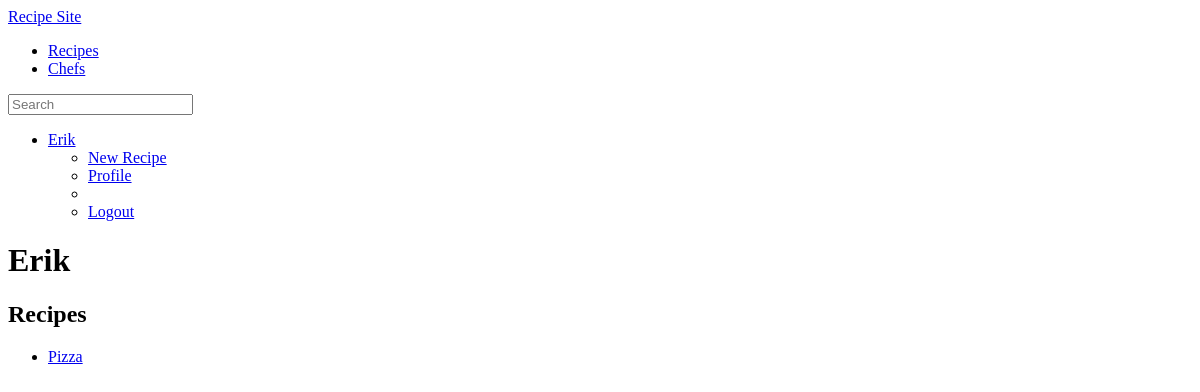
The page /chefs/1/ (signed in) on the database as committed earlier.
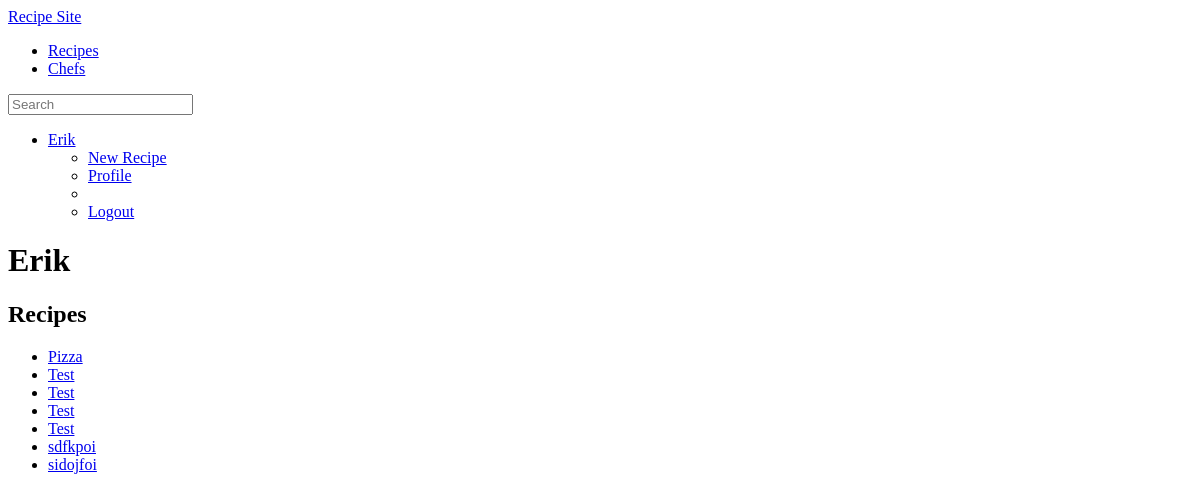
The same page on the database as committed later.
### appRecipe/models.py (models this page shows, shortened)
class Recipe(models.Model):
  name = models.CharField(max_length=200)
  prepTime = models.IntegerField(blank=True,null=True)
  cookTime = models.IntegerField(blank=True,null=True)
  chefComment = models.CharField(max_length=500)
  dateCreated = models.DateTimeField(auto_now_add=True)
  mainPicture = models.ForeignKey('RecipePicture',blank=True,null=True, related_name = 'mainPictureForRecipe')
  chef = models.ForeignKey(Chef)
  previousVersion = models.ForeignKey('self',blank=True,null=True)
  ingredients = models.ManyToManyField(Ingredient, through=RecipeIngredient)

### appRecipe/views.py (the view)
# urls.py: url(r'^chefs/(?P<chef_id>\d+)/$', views.chefDetail, name='chefDetail'),
def chefDetail(request, chef_id):
  chef = get_object_or_404(Chef, pk=chef_id)
  return render(request, 'recipe/chefDetail.html', {'chef':chef})

### appRecipe/templates/recipe/chefDetail.html (shortened to what this page needs)
{% extends "recipe/base.html" %}
{% block content %}
  <h1>{{ chef.username }}</h1>
  <h2>Recipes</h2>
  <ul>
  {% for recipe in chef.recipe_set.all %}
    <li><a href="{% url 'recipeDetail' recipe.id %}">{{ recipe.name }}</a></li>
  {% endfor %}
  </ul>
{% endblock content %}

### appRecipe/templates/recipe/base.html (shortened to what this page needs)
{% load staticfiles %}
<!DOCTYPE html>
<html lang="en">
<head>
  <link rel="stylesheet/less" type="text/css" href="{% static 'bootstrap/less/bootstrap.less' %}" /><script src="{% static 'less/less-1.3.3.min.js' %}" ></script>
  <link rel="stylesheet" type="text/css" href="{% static 'starRating/jquery.rating.css' %}" />
</head>
<body>
    <div class="navbar navbar-static-top">
      <div class="navbar-inner">
        <div class="container">
        <a class="brand" href="{% url 'home' %}">Recipe Site</a>
        <ul class="nav">
          <li class="{% block RecipeIndexActive %}{% endblock %}"><a href="{% url 'recipeIndex' %}">Recipes</a></li>
          <li class="{% block ChefIndexActive %}{% endblock %}"><a href="{% url 'chefIndex' %}">Chefs</a></li>
        </ul>
        <form class="navbar-search pull-right" action="/search/" method="get">
          <input name="q" id="id_q" type="text" class="search-query" placeholder="Search" value="{% if query %}{{query}}{% endif %}"/>
        </form>
        <ul class="nav pull-right">
          {% if user.is_authenticated %}
          <li class="dropdown">
            <a id="userDropDown" class="dropdown-toggle" href="#" data-toggle="dropdown" role="button">{{ user.username }}<b class="caret" ></b>
            </a>
            <ul class="dropdown-menu" role="menu" aria-labelledby="userDropDown">
              <li><a href="{% url 'addRecipe' %}">New Recipe</li>
              <li><a href="{% url 'chefDetail' user.id %}">Profile</a></li>
              <li class="divider" />
              <li><a href="/logout/">Logout</a></li>
            </ul>
          </li>
          {% else %}
          <li><a href='/login/'>Login</a></li>
          {% endif %}
        </ul>
      </div>
    </div>
  </div>
<div class="container redwell">
    <div id="content">
      {% block content %}<p>Default content, replace in page.</p>{% endblock content %}
    </div>
  </div>
</body>
</html>

Rows that differ between the two databases and show on the page:
added Recipe: name "Test"
added Recipe: name "Test"
added Recipe: name "Test"
added Recipe: name "Test"
added Recipe: name "sdfkpoi"
added Recipe: name "sidojfoi"
